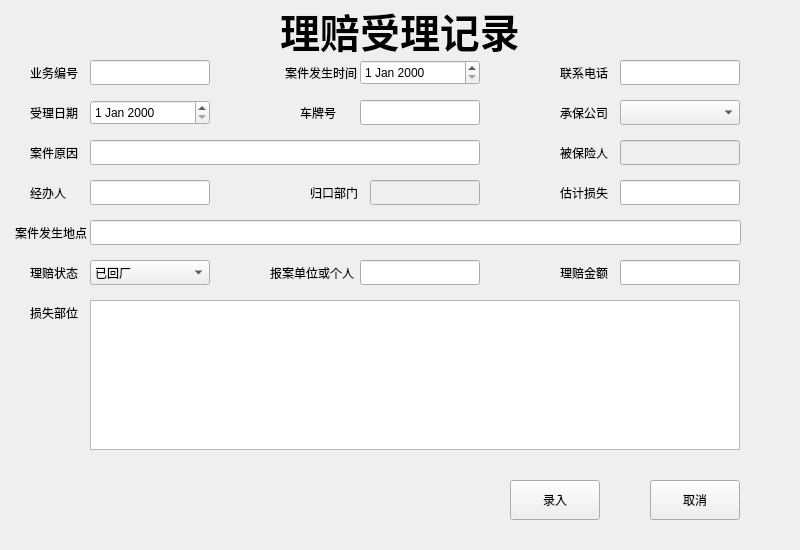
<?xml version="1.0" encoding="UTF-8"?>
<ui version="4.0">
 <class>case_reportcaseinfoForm</class>
 <widget class="QWidget" name="case_reportcaseinfoForm">
  <property name="geometry">
   <rect>
    <x>0</x>
    <y>0</y>
    <width>800</width>
    <height>550</height>
   </rect>
  </property>
  <property name="windowTitle">
   <string>Form</string>
  </property>
  <widget class="QLabel" name="INSUR_LABEL">
   <property name="geometry">
    <rect>
     <x>220</x>
     <y>0</y>
     <width>360</width>
     <height>60</height>
    </rect>
   </property>
   <property name="font">
    <font>
     <pointsize>30</pointsize>
     <weight>75</weight>
     <bold>true</bold>
     <kerning>true</kerning>
    </font>
   </property>
   <property name="text">
    <string>理赔受理记录</string>
   </property>
   <property name="alignment">
    <set>Qt::AlignCenter</set>
   </property>
  </widget>
  <widget class="QLabel" name="label_7">
   <property name="geometry">
    <rect>
     <x>30</x>
     <y>60</y>
     <width>60</width>
     <height>25</height>
    </rect>
   </property>
   <property name="text">
    <string>业务编号</string>
   </property>
   <property name="alignment">
    <set>Qt::AlignLeading|Qt::AlignLeft|Qt::AlignVCenter</set>
   </property>
  </widget>
  <widget class="QLineEdit" name="ClaimNumber">
   <property name="geometry">
    <rect>
     <x>90</x>
     <y>60</y>
     <width>120</width>
     <height>25</height>
    </rect>
   </property>
   <property name="inputMethodHints">
    <set>Qt::ImhNone</set>
   </property>
  </widget>
  <widget class="QLabel" name="label_2">
   <property name="geometry">
    <rect>
     <x>285</x>
     <y>60</y>
     <width>75</width>
     <height>25</height>
    </rect>
   </property>
   <property name="text">
    <string>案件发生时间</string>
   </property>
  </widget>
  <widget class="QDateEdit" name="TimeOfOccurrenceOfCase">
   <property name="geometry">
    <rect>
     <x>360</x>
     <y>60</y>
     <width>120</width>
     <height>25</height>
    </rect>
   </property>
  </widget>
  <widget class="QLabel" name="label_8">
   <property name="geometry">
    <rect>
     <x>560</x>
     <y>60</y>
     <width>60</width>
     <height>25</height>
    </rect>
   </property>
   <property name="text">
    <string>联系电话</string>
   </property>
   <property name="alignment">
    <set>Qt::AlignLeading|Qt::AlignLeft|Qt::AlignVCenter</set>
   </property>
  </widget>
  <widget class="QLineEdit" name="Telephone">
   <property name="geometry">
    <rect>
     <x>620</x>
     <y>60</y>
     <width>120</width>
     <height>25</height>
    </rect>
   </property>
   <property name="inputMethodHints">
    <set>Qt::ImhNone</set>
   </property>
  </widget>
  <widget class="QDateEdit" name="DateOfAcceptance">
   <property name="geometry">
    <rect>
     <x>90</x>
     <y>100</y>
     <width>120</width>
     <height>25</height>
    </rect>
   </property>
  </widget>
  <widget class="QLabel" name="label_9">
   <property name="geometry">
    <rect>
     <x>30</x>
     <y>100</y>
     <width>60</width>
     <height>25</height>
    </rect>
   </property>
   <property name="text">
    <string>受理日期</string>
   </property>
   <property name="alignment">
    <set>Qt::AlignLeading|Qt::AlignLeft|Qt::AlignVCenter</set>
   </property>
  </widget>
  <widget class="QLineEdit" name="PlateNumber">
   <property name="geometry">
    <rect>
     <x>360</x>
     <y>100</y>
     <width>120</width>
     <height>25</height>
    </rect>
   </property>
   <property name="inputMethodHints">
    <set>Qt::ImhNone</set>
   </property>
  </widget>
  <widget class="QLabel" name="label_10">
   <property name="geometry">
    <rect>
     <x>300</x>
     <y>100</y>
     <width>60</width>
     <height>25</height>
    </rect>
   </property>
   <property name="text">
    <string>车牌号</string>
   </property>
   <property name="alignment">
    <set>Qt::AlignLeading|Qt::AlignLeft|Qt::AlignVCenter</set>
   </property>
  </widget>
  <widget class="QLabel" name="label_11">
   <property name="geometry">
    <rect>
     <x>560</x>
     <y>100</y>
     <width>60</width>
     <height>25</height>
    </rect>
   </property>
   <property name="text">
    <string>承保公司</string>
   </property>
   <property name="alignment">
    <set>Qt::AlignLeading|Qt::AlignLeft|Qt::AlignVCenter</set>
   </property>
  </widget>
  <widget class="QComboBox" name="CompanyName">
   <property name="geometry">
    <rect>
     <x>620</x>
     <y>100</y>
     <width>120</width>
     <height>25</height>
    </rect>
   </property>
   <property name="contextMenuPolicy">
    <enum>Qt::DefaultContextMenu</enum>
   </property>
  </widget>
  <widget class="QLabel" name="label_12">
   <property name="geometry">
    <rect>
     <x>30</x>
     <y>140</y>
     <width>60</width>
     <height>25</height>
    </rect>
   </property>
   <property name="text">
    <string>案件原因</string>
   </property>
   <property name="alignment">
    <set>Qt::AlignLeading|Qt::AlignLeft|Qt::AlignVCenter</set>
   </property>
  </widget>
  <widget class="QLineEdit" name="CauseOfCase">
   <property name="geometry">
    <rect>
     <x>90</x>
     <y>140</y>
     <width>390</width>
     <height>25</height>
    </rect>
   </property>
   <property name="inputMethodHints">
    <set>Qt::ImhNone</set>
   </property>
  </widget>
  <widget class="QLineEdit" name="Insurant">
   <property name="enabled">
    <bool>false</bool>
   </property>
   <property name="geometry">
    <rect>
     <x>620</x>
     <y>140</y>
     <width>120</width>
     <height>25</height>
    </rect>
   </property>
   <property name="inputMethodHints">
    <set>Qt::ImhNone</set>
   </property>
   <property name="text">
    <string/>
   </property>
  </widget>
  <widget class="QLabel" name="label_13">
   <property name="geometry">
    <rect>
     <x>560</x>
     <y>140</y>
     <width>60</width>
     <height>25</height>
    </rect>
   </property>
   <property name="text">
    <string>被保险人</string>
   </property>
   <property name="alignment">
    <set>Qt::AlignLeading|Qt::AlignLeft|Qt::AlignVCenter</set>
   </property>
  </widget>
  <widget class="QLabel" name="label_14">
   <property name="geometry">
    <rect>
     <x>30</x>
     <y>180</y>
     <width>60</width>
     <height>25</height>
    </rect>
   </property>
   <property name="text">
    <string>经办人</string>
   </property>
   <property name="alignment">
    <set>Qt::AlignLeading|Qt::AlignLeft|Qt::AlignVCenter</set>
   </property>
  </widget>
  <widget class="QLineEdit" name="EmployeeName">
   <property name="geometry">
    <rect>
     <x>90</x>
     <y>180</y>
     <width>120</width>
     <height>25</height>
    </rect>
   </property>
   <property name="inputMethodHints">
    <set>Qt::ImhNone</set>
   </property>
  </widget>
  <widget class="QLineEdit" name="Department">
   <property name="enabled">
    <bool>false</bool>
   </property>
   <property name="geometry">
    <rect>
     <x>370</x>
     <y>180</y>
     <width>110</width>
     <height>25</height>
    </rect>
   </property>
   <property name="inputMethodHints">
    <set>Qt::ImhNone</set>
   </property>
  </widget>
  <widget class="QLabel" name="label_15">
   <property name="geometry">
    <rect>
     <x>310</x>
     <y>180</y>
     <width>60</width>
     <height>25</height>
    </rect>
   </property>
   <property name="text">
    <string>归口部门</string>
   </property>
   <property name="alignment">
    <set>Qt::AlignLeading|Qt::AlignLeft|Qt::AlignVCenter</set>
   </property>
  </widget>
  <widget class="QLineEdit" name="DamageExpectancy">
   <property name="geometry">
    <rect>
     <x>620</x>
     <y>180</y>
     <width>120</width>
     <height>25</height>
    </rect>
   </property>
   <property name="inputMethodHints">
    <set>Qt::ImhNone</set>
   </property>
  </widget>
  <widget class="QLabel" name="label_16">
   <property name="geometry">
    <rect>
     <x>560</x>
     <y>180</y>
     <width>60</width>
     <height>25</height>
    </rect>
   </property>
   <property name="text">
    <string>估计损失</string>
   </property>
   <property name="alignment">
    <set>Qt::AlignLeading|Qt::AlignLeft|Qt::AlignVCenter</set>
   </property>
  </widget>
  <widget class="QLineEdit" name="PlaceOfOccurrenceOfACase">
   <property name="geometry">
    <rect>
     <x>90</x>
     <y>220</y>
     <width>651</width>
     <height>25</height>
    </rect>
   </property>
   <property name="inputMethodHints">
    <set>Qt::ImhNone</set>
   </property>
  </widget>
  <widget class="QLabel" name="label_17">
   <property name="geometry">
    <rect>
     <x>15</x>
     <y>220</y>
     <width>75</width>
     <height>25</height>
    </rect>
   </property>
   <property name="text">
    <string>案件发生地点</string>
   </property>
   <property name="alignment">
    <set>Qt::AlignLeading|Qt::AlignLeft|Qt::AlignVCenter</set>
   </property>
  </widget>
  <widget class="QLabel" name="label_18">
   <property name="geometry">
    <rect>
     <x>30</x>
     <y>260</y>
     <width>60</width>
     <height>25</height>
    </rect>
   </property>
   <property name="text">
    <string>理赔状态</string>
   </property>
   <property name="alignment">
    <set>Qt::AlignLeading|Qt::AlignLeft|Qt::AlignVCenter</set>
   </property>
  </widget>
  <widget class="QComboBox" name="ClaimState">
   <property name="geometry">
    <rect>
     <x>90</x>
     <y>260</y>
     <width>120</width>
     <height>25</height>
    </rect>
   </property>
   <property name="contextMenuPolicy">
    <enum>Qt::DefaultContextMenu</enum>
   </property>
   <item>
    <property name="text">
     <string>已回厂</string>
    </property>
   </item>
   <item>
    <property name="text">
     <string>未回厂</string>
    </property>
   </item>
   <item>
    <property name="text">
     <string>外厂</string>
    </property>
   </item>
  </widget>
  <widget class="QLineEdit" name="ReportingUnitOrIndividual">
   <property name="geometry">
    <rect>
     <x>360</x>
     <y>260</y>
     <width>120</width>
     <height>25</height>
    </rect>
   </property>
   <property name="inputMethodHints">
    <set>Qt::ImhNone</set>
   </property>
   <property name="text">
    <string/>
   </property>
  </widget>
  <widget class="QLabel" name="label_19">
   <property name="geometry">
    <rect>
     <x>270</x>
     <y>260</y>
     <width>90</width>
     <height>25</height>
    </rect>
   </property>
   <property name="text">
    <string>报案单位或个人</string>
   </property>
   <property name="alignment">
    <set>Qt::AlignLeading|Qt::AlignLeft|Qt::AlignVCenter</set>
   </property>
  </widget>
  <widget class="QLineEdit" name="ActualClaimAmount">
   <property name="geometry">
    <rect>
     <x>620</x>
     <y>260</y>
     <width>120</width>
     <height>25</height>
    </rect>
   </property>
   <property name="inputMethodHints">
    <set>Qt::ImhNone</set>
   </property>
   <property name="text">
    <string/>
   </property>
  </widget>
  <widget class="QLabel" name="label_20">
   <property name="geometry">
    <rect>
     <x>560</x>
     <y>260</y>
     <width>60</width>
     <height>25</height>
    </rect>
   </property>
   <property name="text">
    <string>理赔金额</string>
   </property>
   <property name="alignment">
    <set>Qt::AlignLeading|Qt::AlignLeft|Qt::AlignVCenter</set>
   </property>
  </widget>
  <widget class="QTextEdit" name="Description">
   <property name="geometry">
    <rect>
     <x>90</x>
     <y>300</y>
     <width>650</width>
     <height>150</height>
    </rect>
   </property>
  </widget>
  <widget class="QLabel" name="label_21">
   <property name="geometry">
    <rect>
     <x>30</x>
     <y>300</y>
     <width>60</width>
     <height>25</height>
    </rect>
   </property>
   <property name="text">
    <string>损失部位</string>
   </property>
   <property name="alignment">
    <set>Qt::AlignLeading|Qt::AlignLeft|Qt::AlignVCenter</set>
   </property>
  </widget>
  <widget class="QPushButton" name="Cancel">
   <property name="geometry">
    <rect>
     <x>650</x>
     <y>480</y>
     <width>90</width>
     <height>40</height>
    </rect>
   </property>
   <property name="text">
    <string>取消</string>
   </property>
  </widget>
  <widget class="QPushButton" name="Entry">
   <property name="geometry">
    <rect>
     <x>510</x>
     <y>480</y>
     <width>90</width>
     <height>40</height>
    </rect>
   </property>
   <property name="text">
    <string>录入</string>
   </property>
  </widget>
 </widget>
 <resources/>
 <connections/>
</ui>
